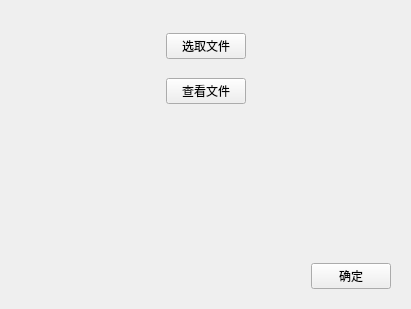
<?xml version="1.0" encoding="UTF-8"?>
<ui version="4.0">
 <class>Form</class>
 <widget class="QWidget" name="Form">
  <property name="geometry">
   <rect>
    <x>0</x>
    <y>0</y>
    <width>411</width>
    <height>309</height>
   </rect>
  </property>
  <property name="windowTitle">
   <string>Form</string>
  </property>
  <layout class="QVBoxLayout" name="verticalLayout" stretch="5,5,1">
   <item>
    <widget class="QWidget" name="w1_vbox" native="true">
     <layout class="QVBoxLayout" name="verticalLayout_2">
      <item>
       <layout class="QHBoxLayout" name="horizontalLayout">
        <item>
         <spacer name="horizontalSpacer">
          <property name="orientation">
           <enum>Qt::Horizontal</enum>
          </property>
          <property name="sizeHint" stdset="0">
           <size>
            <width>40</width>
            <height>20</height>
           </size>
          </property>
         </spacer>
        </item>
        <item>
         <widget class="QPushButton" name="pb_chooseFile">
          <property name="text">
           <string>选取文件</string>
          </property>
         </widget>
        </item>
        <item>
         <spacer name="horizontalSpacer_2">
          <property name="orientation">
           <enum>Qt::Horizontal</enum>
          </property>
          <property name="sizeHint" stdset="0">
           <size>
            <width>40</width>
            <height>20</height>
           </size>
          </property>
         </spacer>
        </item>
       </layout>
      </item>
      <item>
       <layout class="QHBoxLayout" name="horizontalLayout_2">
        <item>
         <spacer name="horizontalSpacer_3">
          <property name="orientation">
           <enum>Qt::Horizontal</enum>
          </property>
          <property name="sizeHint" stdset="0">
           <size>
            <width>40</width>
            <height>20</height>
           </size>
          </property>
         </spacer>
        </item>
        <item>
         <widget class="QPushButton" name="pb_openFile">
          <property name="text">
           <string>查看文件</string>
          </property>
         </widget>
        </item>
        <item>
         <spacer name="horizontalSpacer_4">
          <property name="orientation">
           <enum>Qt::Horizontal</enum>
          </property>
          <property name="sizeHint" stdset="0">
           <size>
            <width>40</width>
            <height>20</height>
           </size>
          </property>
         </spacer>
        </item>
       </layout>
      </item>
     </layout>
    </widget>
   </item>
   <item>
    <widget class="QWidget" name="w2_hbox" native="true"/>
   </item>
   <item>
    <widget class="QWidget" name="widget" native="true">
     <layout class="QVBoxLayout" name="verticalLayout_3">
      <item>
       <layout class="QHBoxLayout" name="horizontalLayout_3">
        <item>
         <spacer name="horizontalSpacer_5">
          <property name="orientation">
           <enum>Qt::Horizontal</enum>
          </property>
          <property name="sizeHint" stdset="0">
           <size>
            <width>40</width>
            <height>20</height>
           </size>
          </property>
         </spacer>
        </item>
        <item>
         <widget class="QPushButton" name="pb_Yes">
          <property name="text">
           <string>确定</string>
          </property>
         </widget>
        </item>
       </layout>
      </item>
     </layout>
    </widget>
   </item>
  </layout>
 </widget>
 <resources/>
 <connections/>
</ui>
